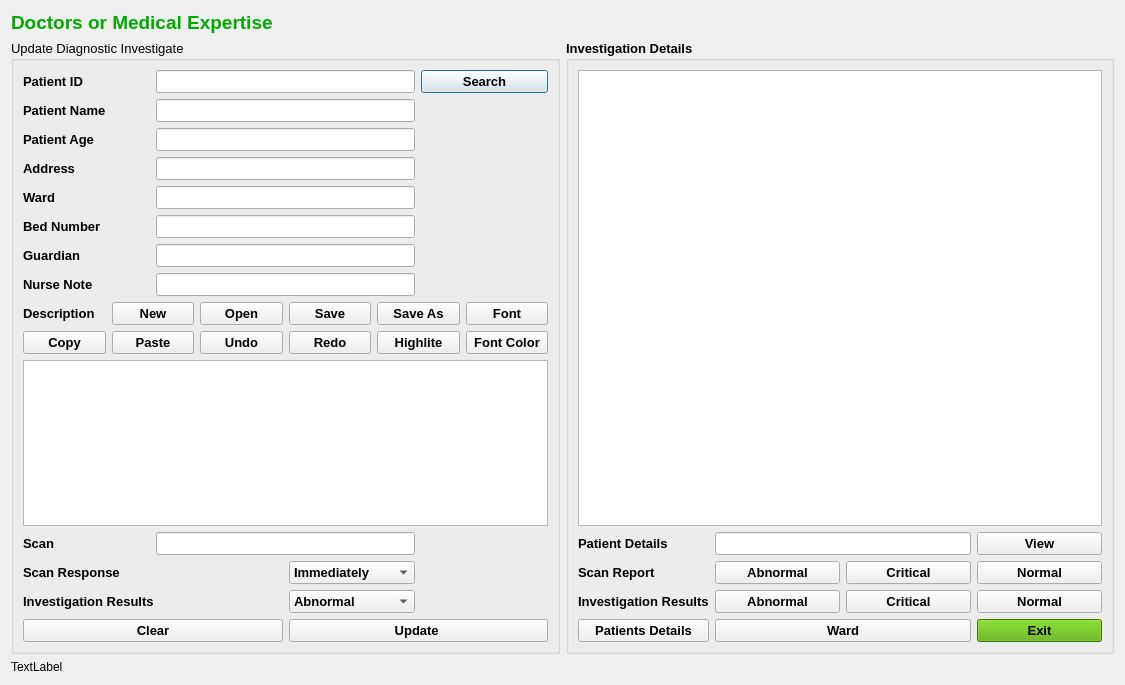
<?xml version="1.0" encoding="UTF-8"?>
<ui version="4.0">
 <class>Doctor</class>
 <widget class="QDialog" name="Doctor">
  <property name="geometry">
   <rect>
    <x>0</x>
    <y>0</y>
    <width>1125</width>
    <height>685</height>
   </rect>
  </property>
  <property name="windowTitle">
   <string>Dialog</string>
  </property>
  <layout class="QGridLayout" name="gridLayout_2">
   <item row="0" column="0">
    <widget class="QLabel" name="label_11">
     <property name="font">
      <font>
       <family>MS Shell Dlg 2</family>
       <pointsize>12</pointsize>
       <weight>9</weight>
       <italic>false</italic>
       <bold>false</bold>
      </font>
     </property>
     <property name="styleSheet">
      <string notr="true">font: 75 12pt &quot;MS Shell Dlg 2&quot;;</string>
     </property>
     <property name="text">
      <string>&lt;html&gt;&lt;head/&gt;&lt;body&gt;&lt;p&gt;&lt;span style=&quot; font-size:14pt; font-weight:600; color:#00aa00;&quot;&gt;Doctors or Medical Expertise&lt;/span&gt;&lt;/p&gt;&lt;/body&gt;&lt;/html&gt;</string>
     </property>
    </widget>
   </item>
   <item row="1" column="0">
    <widget class="QGroupBox" name="groupBox">
     <property name="font">
      <font>
       <pointsize>10</pointsize>
       <weight>50</weight>
       <bold>false</bold>
      </font>
     </property>
     <property name="styleSheet">
      <string notr="true"/>
     </property>
     <property name="title">
      <string>Update Diagnostic Investigate</string>
     </property>
     <layout class="QGridLayout" name="gridLayout_5">
      <item row="10" column="2">
       <widget class="QComboBox" name="comboBoxScanStates">
        <property name="font">
         <font>
          <pointsize>10</pointsize>
          <weight>75</weight>
          <bold>true</bold>
         </font>
        </property>
        <item>
         <property name="text">
          <string>Immediately</string>
         </property>
        </item>
        <item>
         <property name="text">
          <string>Normal</string>
         </property>
        </item>
       </widget>
      </item>
      <item row="4" column="1" colspan="2">
       <widget class="QLineEdit" name="lineEditWard"/>
      </item>
      <item row="0" column="1" colspan="2">
       <widget class="QLineEdit" name="lineEditPID"/>
      </item>
      <item row="6" column="0">
       <widget class="QLabel" name="label_6">
        <property name="font">
         <font>
          <pointsize>10</pointsize>
          <weight>75</weight>
          <bold>true</bold>
         </font>
        </property>
        <property name="text">
         <string>Guardian</string>
        </property>
       </widget>
      </item>
      <item row="9" column="0">
       <widget class="QLabel" name="label_9">
        <property name="font">
         <font>
          <pointsize>10</pointsize>
          <weight>75</weight>
          <bold>true</bold>
         </font>
        </property>
        <property name="text">
         <string>Scan</string>
        </property>
       </widget>
      </item>
      <item row="11" column="0" colspan="2">
       <widget class="QLabel" name="label_12">
        <property name="font">
         <font>
          <pointsize>10</pointsize>
          <weight>75</weight>
          <bold>true</bold>
         </font>
        </property>
        <property name="text">
         <string>Investigation Results</string>
        </property>
       </widget>
      </item>
      <item row="5" column="1" colspan="2">
       <widget class="QLineEdit" name="lineEditlineEditbedNumber"/>
      </item>
      <item row="2" column="1" colspan="2">
       <widget class="QLineEdit" name="lineEditPAge"/>
      </item>
      <item row="1" column="1" colspan="2">
       <widget class="QLineEdit" name="lineEditPName"/>
      </item>
      <item row="3" column="1" colspan="2">
       <widget class="QLineEdit" name="lineEditAddress"/>
      </item>
      <item row="3" column="0">
       <widget class="QLabel" name="label_4">
        <property name="font">
         <font>
          <pointsize>10</pointsize>
          <weight>75</weight>
          <bold>true</bold>
         </font>
        </property>
        <property name="text">
         <string>Address</string>
        </property>
       </widget>
      </item>
      <item row="4" column="0">
       <widget class="QLabel" name="label_5">
        <property name="font">
         <font>
          <pointsize>10</pointsize>
          <weight>75</weight>
          <bold>true</bold>
         </font>
        </property>
        <property name="text">
         <string>Ward</string>
        </property>
       </widget>
      </item>
      <item row="0" column="3">
       <widget class="QPushButton" name="btnSearch">
        <property name="font">
         <font>
          <pointsize>10</pointsize>
          <weight>75</weight>
          <bold>true</bold>
         </font>
        </property>
        <property name="text">
         <string>Search</string>
        </property>
       </widget>
      </item>
      <item row="8" column="0" colspan="4">
       <layout class="QGridLayout" name="gridLayout_4">
        <item row="0" column="0">
         <layout class="QGridLayout" name="gridLayout">
          <item row="0" column="0">
           <widget class="QLabel" name="scanDescription">
            <property name="font">
             <font>
              <pointsize>10</pointsize>
              <weight>75</weight>
              <bold>true</bold>
             </font>
            </property>
            <property name="text">
             <string>Description</string>
            </property>
           </widget>
          </item>
          <item row="0" column="1">
           <widget class="QPushButton" name="btnNewFile">
            <property name="font">
             <font>
              <pointsize>10</pointsize>
              <weight>75</weight>
              <bold>true</bold>
             </font>
            </property>
            <property name="text">
             <string>New</string>
            </property>
           </widget>
          </item>
          <item row="0" column="2">
           <widget class="QPushButton" name="btnOpenFile">
            <property name="font">
             <font>
              <pointsize>10</pointsize>
              <weight>75</weight>
              <bold>true</bold>
             </font>
            </property>
            <property name="text">
             <string>Open</string>
            </property>
           </widget>
          </item>
          <item row="0" column="3">
           <widget class="QPushButton" name="btnSaveFile">
            <property name="font">
             <font>
              <pointsize>10</pointsize>
              <weight>75</weight>
              <bold>true</bold>
             </font>
            </property>
            <property name="text">
             <string>Save</string>
            </property>
           </widget>
          </item>
          <item row="0" column="4">
           <widget class="QPushButton" name="btnSaveAs">
            <property name="font">
             <font>
              <pointsize>10</pointsize>
              <weight>75</weight>
              <bold>true</bold>
             </font>
            </property>
            <property name="text">
             <string>Save As</string>
            </property>
           </widget>
          </item>
          <item row="0" column="5">
           <widget class="QPushButton" name="btnFont">
            <property name="font">
             <font>
              <pointsize>10</pointsize>
              <weight>75</weight>
              <bold>true</bold>
             </font>
            </property>
            <property name="text">
             <string>Font</string>
            </property>
           </widget>
          </item>
          <item row="1" column="0">
           <widget class="QPushButton" name="btnCopy">
            <property name="font">
             <font>
              <pointsize>10</pointsize>
              <weight>75</weight>
              <bold>true</bold>
             </font>
            </property>
            <property name="text">
             <string>Copy</string>
            </property>
           </widget>
          </item>
          <item row="1" column="1">
           <widget class="QPushButton" name="btnPaste">
            <property name="font">
             <font>
              <pointsize>10</pointsize>
              <weight>75</weight>
              <bold>true</bold>
             </font>
            </property>
            <property name="text">
             <string>Paste</string>
            </property>
           </widget>
          </item>
          <item row="1" column="2">
           <widget class="QPushButton" name="btnUndo">
            <property name="font">
             <font>
              <pointsize>10</pointsize>
              <weight>75</weight>
              <bold>true</bold>
             </font>
            </property>
            <property name="text">
             <string>Undo</string>
            </property>
           </widget>
          </item>
          <item row="1" column="3">
           <widget class="QPushButton" name="btnRedo">
            <property name="font">
             <font>
              <pointsize>10</pointsize>
              <weight>75</weight>
              <bold>true</bold>
             </font>
            </property>
            <property name="text">
             <string>Redo</string>
            </property>
           </widget>
          </item>
          <item row="1" column="4">
           <widget class="QPushButton" name="btnBackColor">
            <property name="font">
             <font>
              <pointsize>10</pointsize>
              <weight>75</weight>
              <bold>true</bold>
             </font>
            </property>
            <property name="text">
             <string>Highlite</string>
            </property>
           </widget>
          </item>
          <item row="1" column="5">
           <widget class="QPushButton" name="btnColor">
            <property name="font">
             <font>
              <pointsize>10</pointsize>
              <weight>75</weight>
              <bold>true</bold>
             </font>
            </property>
            <property name="text">
             <string>Font Color</string>
            </property>
           </widget>
          </item>
         </layout>
        </item>
        <item row="1" column="0">
         <widget class="QTextEdit" name="textEditDetails"/>
        </item>
       </layout>
      </item>
      <item row="1" column="0">
       <widget class="QLabel" name="label_2">
        <property name="font">
         <font>
          <pointsize>10</pointsize>
          <weight>75</weight>
          <bold>true</bold>
         </font>
        </property>
        <property name="text">
         <string>Patient Name</string>
        </property>
       </widget>
      </item>
      <item row="5" column="0">
       <widget class="QLabel" name="label_7">
        <property name="font">
         <font>
          <pointsize>10</pointsize>
          <weight>75</weight>
          <bold>true</bold>
         </font>
        </property>
        <property name="text">
         <string>Bed Number</string>
        </property>
       </widget>
      </item>
      <item row="9" column="1" colspan="2">
       <widget class="QLineEdit" name="lineEditScan"/>
      </item>
      <item row="0" column="0">
       <widget class="QLabel" name="label">
        <property name="font">
         <font>
          <pointsize>10</pointsize>
          <weight>75</weight>
          <bold>true</bold>
         </font>
        </property>
        <property name="text">
         <string>Patient ID</string>
        </property>
       </widget>
      </item>
      <item row="10" column="0" colspan="2">
       <widget class="QLabel" name="label_10">
        <property name="font">
         <font>
          <pointsize>10</pointsize>
          <weight>75</weight>
          <bold>true</bold>
         </font>
        </property>
        <property name="text">
         <string>Scan Response</string>
        </property>
       </widget>
      </item>
      <item row="6" column="1" colspan="2">
       <widget class="QLineEdit" name="lineEditGuardian"/>
      </item>
      <item row="12" column="0" colspan="4">
       <layout class="QHBoxLayout" name="horizontalLayout">
        <item>
         <widget class="QPushButton" name="btnClear">
          <property name="font">
           <font>
            <pointsize>10</pointsize>
            <weight>75</weight>
            <bold>true</bold>
           </font>
          </property>
          <property name="text">
           <string>Clear</string>
          </property>
         </widget>
        </item>
        <item>
         <widget class="QPushButton" name="btnDoctorUpdate">
          <property name="font">
           <font>
            <pointsize>10</pointsize>
            <weight>75</weight>
            <bold>true</bold>
           </font>
          </property>
          <property name="text">
           <string>Update </string>
          </property>
         </widget>
        </item>
       </layout>
      </item>
      <item row="7" column="1" colspan="2">
       <widget class="QLineEdit" name="lineEditNurseNote"/>
      </item>
      <item row="7" column="0">
       <widget class="QLabel" name="label_15">
        <property name="font">
         <font>
          <pointsize>10</pointsize>
          <weight>75</weight>
          <bold>true</bold>
         </font>
        </property>
        <property name="text">
         <string>Nurse Note</string>
        </property>
       </widget>
      </item>
      <item row="2" column="0">
       <widget class="QLabel" name="label_3">
        <property name="font">
         <font>
          <pointsize>10</pointsize>
          <weight>75</weight>
          <bold>true</bold>
         </font>
        </property>
        <property name="text">
         <string>Patient Age</string>
        </property>
       </widget>
      </item>
      <item row="11" column="2">
       <widget class="QComboBox" name="comboBoxinvestigationResults">
        <property name="font">
         <font>
          <pointsize>10</pointsize>
          <weight>75</weight>
          <bold>true</bold>
         </font>
        </property>
        <item>
         <property name="text">
          <string>Abnormal</string>
         </property>
        </item>
        <item>
         <property name="text">
          <string>Critical</string>
         </property>
        </item>
        <item>
         <property name="text">
          <string>Normal</string>
         </property>
        </item>
       </widget>
      </item>
     </layout>
    </widget>
   </item>
   <item row="1" column="1">
    <widget class="QGroupBox" name="groupBox_2">
     <property name="font">
      <font>
       <family>MS Shell Dlg 2</family>
       <pointsize>10</pointsize>
       <weight>75</weight>
       <italic>false</italic>
       <bold>true</bold>
      </font>
     </property>
     <property name="styleSheet">
      <string notr="true"/>
     </property>
     <property name="title">
      <string>Investigation Details</string>
     </property>
     <layout class="QGridLayout" name="gridLayout_3">
      <item row="0" column="0" colspan="4">
       <widget class="QTableView" name="tableView">
        <property name="font">
         <font>
          <weight>50</weight>
          <bold>false</bold>
         </font>
        </property>
       </widget>
      </item>
      <item row="1" column="0">
       <widget class="QLabel" name="label_16">
        <property name="font">
         <font>
          <family>MS Shell Dlg 2</family>
          <pointsize>10</pointsize>
          <weight>75</weight>
          <italic>false</italic>
          <bold>true</bold>
         </font>
        </property>
        <property name="text">
         <string>Patient Details</string>
        </property>
       </widget>
      </item>
      <item row="1" column="1" colspan="2">
       <widget class="QLineEdit" name="lineEditPatientDetails"/>
      </item>
      <item row="1" column="3">
       <widget class="QPushButton" name="btnView">
        <property name="font">
         <font>
          <pointsize>10</pointsize>
          <weight>75</weight>
          <bold>true</bold>
         </font>
        </property>
        <property name="text">
         <string>View</string>
        </property>
       </widget>
      </item>
      <item row="2" column="0">
       <widget class="QLabel" name="label_13">
        <property name="font">
         <font>
          <pointsize>10</pointsize>
          <weight>75</weight>
          <bold>true</bold>
         </font>
        </property>
        <property name="text">
         <string>Scan Report</string>
        </property>
       </widget>
      </item>
      <item row="2" column="1">
       <widget class="QPushButton" name="btnAbnormal">
        <property name="font">
         <font>
          <family>MS Shell Dlg 2</family>
          <pointsize>10</pointsize>
          <weight>75</weight>
          <italic>false</italic>
          <bold>true</bold>
         </font>
        </property>
        <property name="text">
         <string>Abnormal</string>
        </property>
       </widget>
      </item>
      <item row="2" column="2">
       <widget class="QPushButton" name="btnCritical">
        <property name="font">
         <font>
          <pointsize>10</pointsize>
          <weight>75</weight>
          <bold>true</bold>
         </font>
        </property>
        <property name="text">
         <string>Critical</string>
        </property>
       </widget>
      </item>
      <item row="2" column="3">
       <widget class="QPushButton" name="btnNormal">
        <property name="font">
         <font>
          <pointsize>10</pointsize>
          <weight>75</weight>
          <bold>true</bold>
         </font>
        </property>
        <property name="text">
         <string>Normal</string>
        </property>
       </widget>
      </item>
      <item row="3" column="0">
       <widget class="QLabel" name="label_14">
        <property name="font">
         <font>
          <pointsize>10</pointsize>
          <weight>75</weight>
          <bold>true</bold>
         </font>
        </property>
        <property name="text">
         <string>Investigation Results</string>
        </property>
       </widget>
      </item>
      <item row="3" column="1">
       <widget class="QPushButton" name="btnInvestigationAbnormal">
        <property name="font">
         <font>
          <pointsize>10</pointsize>
          <weight>75</weight>
          <bold>true</bold>
         </font>
        </property>
        <property name="text">
         <string>Abnormal</string>
        </property>
       </widget>
      </item>
      <item row="3" column="2">
       <widget class="QPushButton" name="btnInvestigationCritical">
        <property name="font">
         <font>
          <pointsize>10</pointsize>
          <weight>75</weight>
          <bold>true</bold>
         </font>
        </property>
        <property name="text">
         <string>Critical</string>
        </property>
       </widget>
      </item>
      <item row="3" column="3">
       <widget class="QPushButton" name="btnInvestigationNormal">
        <property name="font">
         <font>
          <pointsize>10</pointsize>
          <weight>75</weight>
          <bold>true</bold>
         </font>
        </property>
        <property name="text">
         <string>Normal</string>
        </property>
       </widget>
      </item>
      <item row="4" column="0">
       <widget class="QPushButton" name="btnLoadTable">
        <property name="font">
         <font>
          <pointsize>10</pointsize>
          <weight>75</weight>
          <bold>true</bold>
         </font>
        </property>
        <property name="text">
         <string>Patients Details</string>
        </property>
       </widget>
      </item>
      <item row="4" column="1" colspan="2">
       <widget class="QPushButton" name="btnWard">
        <property name="font">
         <font>
          <pointsize>10</pointsize>
          <weight>75</weight>
          <bold>true</bold>
         </font>
        </property>
        <property name="text">
         <string>Ward</string>
        </property>
       </widget>
      </item>
      <item row="4" column="3">
       <widget class="QPushButton" name="pushButton">
        <property name="font">
         <font>
          <pointsize>10</pointsize>
          <weight>75</weight>
          <bold>true</bold>
         </font>
        </property>
        <property name="styleSheet">
         <string notr="true">background-color: rgb(85, 170, 0);</string>
        </property>
        <property name="text">
         <string>Exit</string>
        </property>
       </widget>
      </item>
     </layout>
    </widget>
   </item>
   <item row="2" column="0">
    <widget class="QLabel" name="labelDoctorDb">
     <property name="text">
      <string>TextLabel</string>
     </property>
    </widget>
   </item>
  </layout>
 </widget>
 <resources/>
 <connections/>
</ui>
